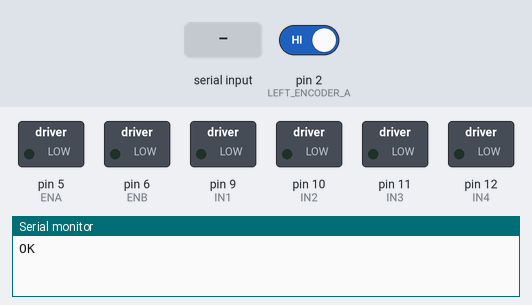
The sketch below on a simulated Arduino Uno, built with avr-gcc and run on an emulated ATmega328P. On the bench: switched loads named in the sketch (green lamp = pin HIGH), the last lines printed to the serial monitor. The inputs (shaded band) are chosen by the test bench; at power-on: pin 2 (LEFT_ENCODER_A) HIGH.

Above: at 1.2 s.
1.3 s: "m  45\n" received over Serial
At 3.2 s:
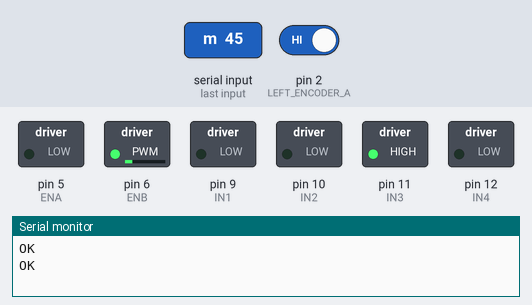
3.8 s: "e\n" received over Serial
Timing chart, 0 to 6.8 s (numbered marks = the images above; inputs shaded):
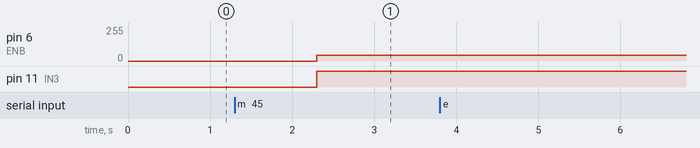

The sketch:

arduino_ros_control_encoders.ino
```cpp
// Franky_Bot Firmware ROS2 con Encoders
// Pines L298N
#define ENA 5     // PWM velocidad izquierda
#define IN1 9     // Dirección izquierda
#define IN2 10  // Dirección izquierda
#define ENB 6     // PWM velocidad derecha
#define IN3 11    // Dirección derecha
#define IN4 12    // Dirección derecha

// Pines encoders Hall
#define LEFT_ENCODER_A  2   // Izquierda Input A
#define LEFT_ENCODER_B  3   // Izquierda Input B
#define RIGHT_ENCODER_A 18  // Derecha Input A
#define RIGHT_ENCODER_B 19  // Derecha Input B

volatile long left_ticks = 0;
volatile long right_ticks = 0;

void setup() {
  Serial.begin(57600);
  while (!Serial) { ; }  // Espera serial

  // decalaración pines
  pinMode(ENA, OUTPUT);
  pinMode(IN1, OUTPUT);
  pinMode(IN2, OUTPUT);
  pinMode(ENB, OUTPUT);
  pinMode(IN3, OUTPUT);
  pinMode(IN4, OUTPUT);

  pinMode(LEFT_ENCODER_A, INPUT_PULLUP);
  pinMode(LEFT_ENCODER_B, INPUT_PULLUP);
  pinMode(RIGHT_ENCODER_A, INPUT_PULLUP);
  pinMode(RIGHT_ENCODER_B, INPUT_PULLUP);

  attachInterrupt(digitalPinToInterrupt(LEFT_ENCODER_A), leftISR, RISING);
  attachInterrupt(digitalPinToInterrupt(RIGHT_ENCODER_A), rightISR, RISING);

  stopMotors();
  Serial.println("OK");  // Respuesta inicial para ROS2
}

void loop() {
  // Protocolo: Esperar comandos de ROS2 y RESPONDER inmediatamente
  if (Serial.available() > 0) {
    String cmd = Serial.readStringUntil('\r');  // ROS2 envía \r
    cmd.trim();

    // Comando "e" - Enviar encoders
    if (cmd == "e") {
      noInterrupts();
      long l = left_ticks;
      long r = right_ticks;
      interrupts();

      Serial.print(l);
      Serial.print(" ");
      Serial.println(r);  // println añade \n automáticamente
    }
    // Comando "m L R" - Mover motores
    else if (cmd.startsWith("m ")) {
      int spaceIdx = cmd.indexOf(' ', 2);
      if (spaceIdx != -1) {
        int left_pwm = cmd.substring(2, spaceIdx).toInt();
        int right_pwm = cmd.substring(spaceIdx + 1).toInt();
        setMotorLeft(left_pwm);
        setMotorRight(right_pwm);
      }
      Serial.println("OK");  // Confirmar recepción
    }
    // Comando "u" - PID values (aunque no se usan)
    else if (cmd.startsWith("u ")) {
      Serial.println("OK");
    }
    // Cualquier otro comando
    else {
      Serial.println("OK");
    }
  }
}

void leftISR() {
  if (digitalRead(LEFT_ENCODER_B) == LOW) left_ticks--;
  else left_ticks++;
}

void rightISR() {
  if (digitalRead(RIGHT_ENCODER_B) == LOW) right_ticks--;
  else right_ticks++;
}

void setMotorLeft(int pwm) {
  pwm = constrain(pwm, -255, 255);
  if (pwm > 0) {
    analogWrite(ENA, pwm);
    digitalWrite(IN1, HIGH);
    digitalWrite(IN2, LOW);
  } else if (pwm < 0) {
    analogWrite(ENA, -pwm);
    digitalWrite(IN1, LOW);
    digitalWrite(IN2, HIGH);
  } else {
    analogWrite(ENA, 0);
  }
}

void setMotorRight(int pwm) {
  pwm = constrain(pwm, -255, 255);
  if (pwm > 0) {
    analogWrite(ENB, pwm);
    digitalWrite(IN3, HIGH);
    digitalWrite(IN4, LOW);
  } else if (pwm < 0) {
    analogWrite(ENB, -pwm);
    digitalWrite(IN3, LOW);
    digitalWrite(IN4, HIGH);
  } else {
    analogWrite(ENB, 0);
  }
}

void stopMotors() {
  analogWrite(ENA, 0);
  analogWrite(ENB, 0);
}
```

Measured:
- after the input at 1.3 s, pin 6 (ENB): 0/255 → 45/255 after 1.0 s; pin 11 (IN3): LOW → HIGH after 1.0 s
